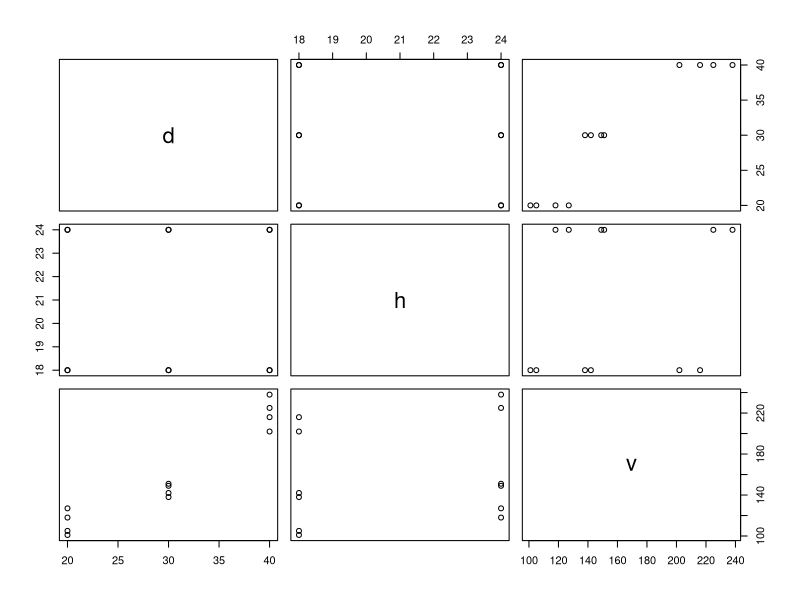
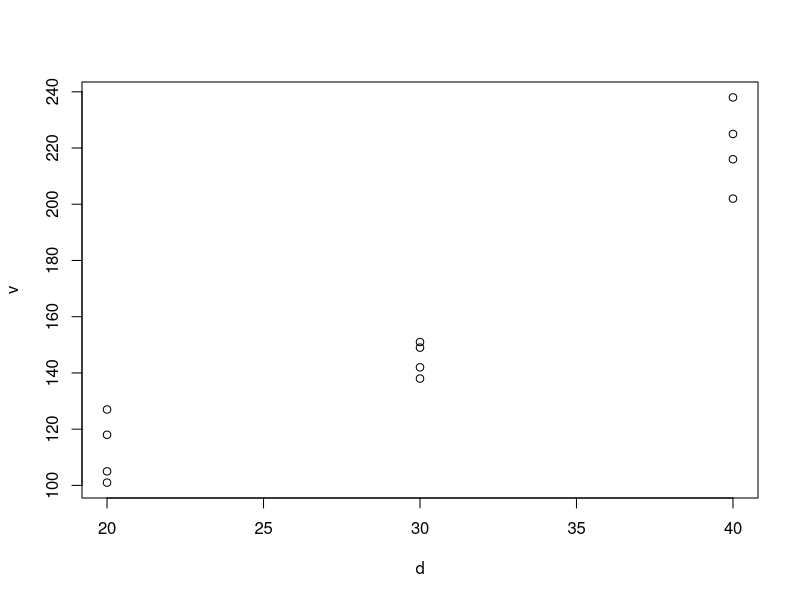

Write the R code that produced these figures, in order.
d<-c(20,20,20,20,30,30,30,30,40,40,40,40)
h<-c(18,18,24,24,18,18,24,24,18,18,24,24)
v<-c(101,105,118,127,142,138,151,149,216,202,225,238)
datos<-data.frame(d,h,v)
pairs(datos)
plot(d,v)
mod1<-lm(v~d+h)
summary(mod1)

#### Actualizar modelos ####   
?update   
mod2<-update(mod1, ~.-h)
summary(mod2)
mod3<-update(mod1, ~.-d)
summary(mod3)

### Ejercicio datos inventados 
set.seed(1)
y<-sort(rnorm(15, 4,1.1))
x1<-sort(rnorm(15,15,2))  #Ramas
x2<-rnorm(15,0.5,.3) #densidad
x3<-sort(rnorm(15, 62.4,7))

mod<-lm(y~x1+x2+x3)
summary(mod)

mod4<-update(mod, ~.-x2)
summary(mod4)

#Modelo datos desosrganizados + consideraciones previas 